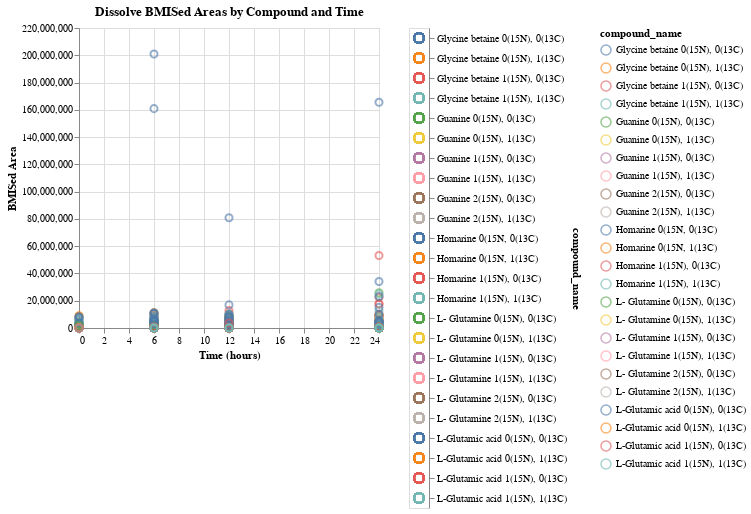

This figure's notebook cell:
### Code cell
# Pull in dissolve dataset
df_dis = pd.read_csv("~/fork-Nitrogenous-Fate-Project/Nitrogenous-Fate-Project/results/dissolve_bmised_areas.csv")  # Adjust the file path

# Filtering and data transformation
final_samplepeaks_dis = df_dis[df_dis['filename'].str.startswith("230831_Smp_G5_NFEX_T")].copy()  # Make a copy
final_samplepeaks_dis['day'] = final_samplepeaks_dis['filename'].str.extract(r'T(\d+)')
final_samplepeaks_dis['time'] = pd.to_numeric(final_samplepeaks_dis['day'].str.replace('T', ''))

# Specific hours
specific_hours = [0, 6, 12, 24]

# Altair Plotting
selection = alt.selection_multi(fields=['compound_name'], empty='all')

base = alt.Chart(final_samplepeaks_dis).mark_point(size=50, opacity=0.6).encode(
    x=alt.X('time:Q', title='Time (hours)'),
    y=alt.Y('result_column:Q', title='BMISed Area'),
    color=alt.condition(selection, 'compound_name:N', alt.value('lightgray')),
    tooltip=['compound_name', 'result_column', 'time']
).properties(
    title='Dissolve BMISed Areas by Compound and Time'
).add_selection(selection)

filtered_chart_dis = base.transform_filter(selection).properties(
    title='Dissolve BMISed Areas by Compound and Time'
)

legend = alt.Chart(final_samplepeaks_dis).mark_point(size=100).encode(
    y=alt.Y('compound_name:N', axis=alt.Axis(orient='right')),
    color=alt.condition(selection, 'compound_name:N', alt.value('lightgray')),
).add_selection(selection)

filtered_chart_dis | legend

### Figure 1 — Vega-Lite specification as saved in the notebook (floating-point values rounded to 4 significant figures; data arrays with more than 128 entries replaced by an {"elided": "..."} marker saying what was removed)
{"config": {"view": {"continuousWidth": 300, "continuousHeight": 300}}, "hconcat": [{"mark": {"type": "point", "opacity": 0.6, "size": 50}, "encoding": {"color": {"condition": {"param": "param_23", "empty": true, "field": "compound_name", "type": "nominal"}, "value": "lightgray"}, "tooltip": [{"field": "compound_name", "type": "nominal"}, {"field": "result_column", "type": "quantitative"}, {"field": "time", "type": "quantitative"}], "x": {"field": "time", "title": "Time (hours)", "type": "quantitative"}, "y": {"field": "result_column", "title": "BMISed Area", "type": "quantitative"}}, "name": "view_41", "title": "Dissolve BMISed Areas by Compound and Time", "transform": [{"filter": {"param": "param_23", "empty": true}}]}, {"mark": {"type": "point", "size": 100}, "encoding": {"color": {"condition": {"param": "param_23", "empty": true, "field": "compound_name", "type": "nominal"}, "value": "lightgray"}, "y": {"axis": {"orient": "right"}, "field": "compound_name", "type": "nominal"}}, "name": "view_42"}], "data": {"name": "data-d31db3595c0b0461e5b37ad72138473d"}, "params": [{"name": "param_23", "select": {"type": "point", "fields": ["compound_name"]}, "views": ["view_41", "view_42"]}], "$schema": "https://vega.github.io/schema/vega-lite/v5.16.3.json", "datasets": {"data-d31db3595c0b0461e5b37ad72138473d": {"elided": "744 records"}}}
